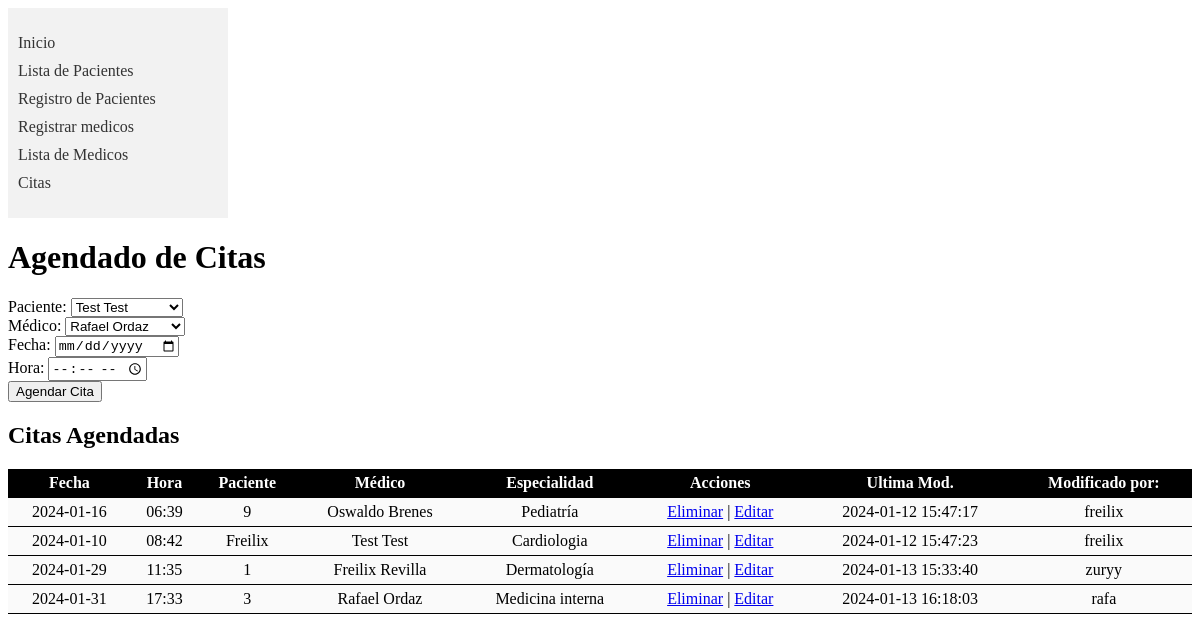
Screenshot of /tesis/citas.php with the database file from the repository.
### tables this page shows
CREATE TABLE `citas` (
  `id_citas` int(11) NOT NULL,
  `fecha` date NOT NULL,
  `hora` time NOT NULL,
  `id_paciente` int(11) NOT NULL,
  `id_medico` int(11) NOT NULL,
  `last_modified` timestamp NOT NULL DEFAULT current_timestamp(),
  `nombre_usuario_modificacion` varchar(255) DEFAULT NULL
);

CREATE TABLE `paciente` (
  `id` int(40) NOT NULL,
  `cedula` int(11) NOT NULL,
  `primer_nombre` varchar(30) NOT NULL,
  `segundo_nombre` varchar(30) NOT NULL,
  `primer_apellido` varchar(30) NOT NULL,
  `segundo_apellido` varchar(30) NOT NULL,
  `representante` varchar(30) NOT NULL,
  `fecha_nacimiento` date NOT NULL,
  `estado_civil` varchar(30) NOT NULL,
  `direccion` varchar(30) NOT NULL,
  `telefono` varchar(11) NOT NULL,
  `sexo` varchar(20) NOT NULL,
  `lugar_nacimiento` varchar(30) NOT NULL,
  `nacionalidad` varchar(30) NOT NULL,
  `correo` varchar(40) NOT NULL
);

CREATE TABLE `medicos` (
  `id` int(11) NOT NULL,
  `nombre` varchar(30) NOT NULL,
  `apellido` varchar(30) NOT NULL,
  `cedula` int(10) NOT NULL,
  `telefono` int(20) NOT NULL,
  `correo` varchar(30) NOT NULL,
  `especialidad` varchar(50) NOT NULL
);

### tesis/citas.php (the view, shortened to what this page needs)
<?php
include("conexion.php");
include("menu.php");
?>
<!DOCTYPE html>
<html>
<head>
    <link rel="stylesheet" href="styles.css">
</head>
<body>
    <h1>Agendado de Citas</h1>
    <form method="POST">
        <label for="paciente">Paciente:</label>
        <select name="paciente" required>
            <?php
            $sqlPacientes = "SELECT * FROM paciente";
            $resultadoPacientes = $conexion->query($sqlPacientes);
            if ($resultadoPacientes->num_rows > 0) {
                while ($row = $resultadoPacientes->fetch_assoc()) {
                    echo "<option value='" . $row["id"] . "'>" . $row["primer_nombre"] . " " . $row["primer_apellido"] . "</option>";
                }
            } else {
                echo "<option value=''>No hay pacientes registrados</option>";
            }
            ?>
        </select><br>
        <label for="medico">Médico:</label>
        <select name="medico" required>
            <?php
            $sqlMedicos = "SELECT * FROM medicos";
            $resultadoMedicos = $conexion->query($sqlMedicos);
            if ($resultadoMedicos->num_rows > 0) {
                while ($row = $resultadoMedicos->fetch_assoc()) {
                    echo "<option value='" . $row["id"] . "'>" . $row["nombre"] . " " . $row["apellido"] . "</option>";
                }
            } else {
                echo "<option value=''>No hay médicos registrados</option>";
            }
            ?>
        </select><br>
        <label for="fecha">Fecha:</label>
        <input type="date" name="fecha" required><br>
        <label for="hora">Hora:</label>
        <input type="time" name="hora" required><br>
        <input type="submit" value="Agendar Cita">
    </form>
    <h2>Citas Agendadas</h2>
    <?php
    $sqlCitas = "SELECT citas.*, primer_nombre AS primer_paciente, primer_apellido AS primer_apellido, nombre AS nombre_medico, apellido AS apellido_medico,
                especialidad AS ocupacion, last_modified
                FROM citas
                INNER JOIN paciente ON citas.id_paciente = paciente.id
                INNER JOIN medicos ON citas.id_medico = medicos.id";
    $resultadoCitas = $conexion->query($sqlCitas);
    if ($resultadoCitas->num_rows > 0) {
        echo "<table class='tabla-pacientes'>
                <tr>
                <th>Fecha</th>
                <th>Hora</th>
                <th>Paciente</th>
                <th>Médico</th>
                <th>Especialidad</th>
                <th>Acciones</th>
                <th>Ultima Mod.</th>
                <th>Modificado por:</th>
            </tr>";
        while ($row = $resultadoCitas->fetch_assoc()) {
            $horaCompleta = date("H:i", strtotime($row["hora"]));
            echo "<tr>
                    <td>" . $row["fecha"] . "</td>
                    <td>" . $horaCompleta . "</td>
                    <td>" . $row["primer_paciente"] . "</td>
                    <td>" . $row["nombre_medico"] . " " . $row["apellido_medico"] . "</td>
                    <td>" . $row["ocupacion"] . "</td>
                    <td> <a href='eliminar_cita.php?id=".$row['id_citas']."'>Eliminar</a> |
                    <a href='editar-cita.php?id=".$row['id_citas']."'>Editar</a> </td>
                    <td>" . $row["last_modified"] . "</td>
                    <td>" . $row["nombre_usuario_modificacion"] . "</td>
                </tr>";
        }
        echo "</table>";
        } else {
        echo "No hay citas agendadas.";
        }
        ?>
</body>
</html>

### tesis/menu.php (shortened to what this page needs)
<!DOCTYPE html>
<html lang="en">
<head>
    <link rel="stylesheet" href="styles.css">
</head>
<body>
<div class="menu-lateral">
  <ul>
    <li><a href="principal.php">Inicio</a></li>
    <li><a href="lista-paciente.php">Lista de Pacientes</a></li>
    <li><a href="registro-paciente.php">Registro de Pacientes</a></li>
    <li><a href="registro_medico.php">Registrar medicos</a></li>
    <li><a href="lista-medicos.php">Lista de Medicos</a></li>
    <li><a href="citas.php">Citas</a></li>
  </ul>
</div>
</body>
</html>

### tesis/styles.css (style rules this page uses)
.tabla-pacientes { background-color: #fafafa; width: 100%; border-collapse: collapse; color: rgb(0, 0, 0); }
.tabla-pacientes th, .tabla-pacientes td { padding: 5px; text-align: center; border-bottom: 1px solid #000000; }
.tabla-pacientes th { background-color: #000000; color: rgb(255, 255, 255); ; }
.menu-lateral { width: 200px; background-color: #f2f2f2; padding: 10px; }
.menu-lateral ul { list-style-type: none; padding: 0; }
.menu-lateral li { margin-bottom: 10px; }
.menu-lateral a { text-decoration: none; color: #333; }

### rows the page displays
citas: fecha "2024-01-16", hora "06:39", id_paciente.primer_nombre "9", id_medico.nombre "Oswaldo", id_medico.apellido "Brenes", id_medico.especialidad "Pediatría", last_modified "2024-01-12 15:47:17", nombre_usuario_modificacion "freilix"
citas: fecha "2024-01-10", hora "08:42", id_paciente.primer_nombre "Freilix", id_medico.nombre "Test", id_medico.apellido "Test", id_medico.especialidad "Cardiologia", last_modified "2024-01-12 15:47:23", nombre_usuario_modificacion "freilix"
citas: fecha "2024-01-29", hora "11:35", id_paciente.primer_nombre "1", id_medico.nombre "Freilix", id_medico.apellido "Revilla", id_medico.especialidad "Dermatología", last_modified "2024-01-13 15:33:40", nombre_usuario_modificacion "zuryy"
citas: fecha "2024-01-31", hora "17:33", id_paciente.primer_nombre "3", id_medico.nombre "Rafael", id_medico.apellido "Ordaz", id_medico.especialidad "Medicina interna", last_modified "2024-01-13 16:18:03", nombre_usuario_modificacion "rafa"

### other values shown
form field paciente "Test Test"
form field medico "Rafael Ordaz"
